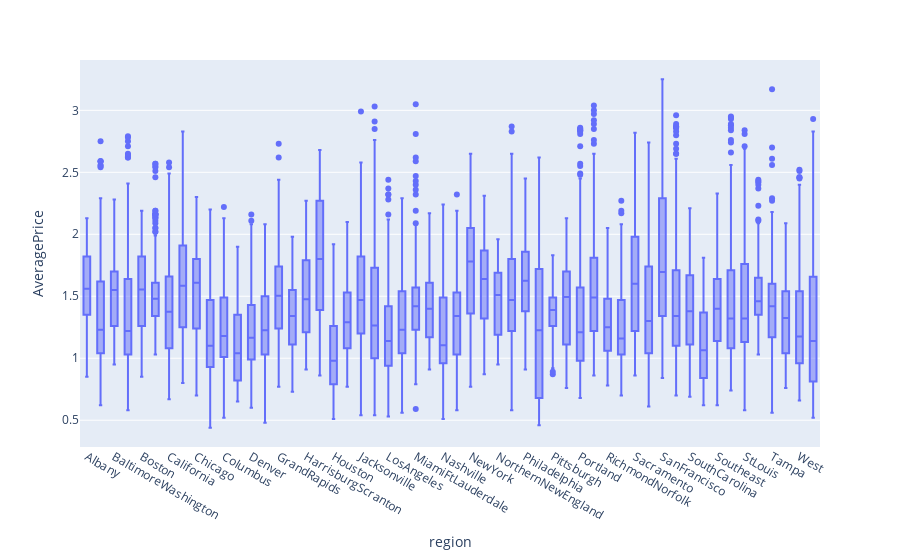

The notebook cell this image was saved under:
### Markdown cell above
Jika dilihat dari total volume yang terjual, terlihat sepertinya avocado memiliki "outliers" yang cukup banyak dan jauh dari IQR sampai boxplotnya sendiri tidak terlihat.

### Code cell
# Menampilkan boxplot untuk atribut yang memiliki banyak unique values (seperti region) terhadap average price
fig = px.box(avocado_df, x='region', y='AveragePrice')
fig.show()

### Figure 1 — Plotly figure (JSON) as saved in the notebook; plotly's stock layout.template omitted (floating-point values rounded to 4 significant figures; data arrays with more than 128 entries replaced by an {"elided": "..."} marker saying what was removed)
{"data": [{"alignmentgroup": "True", "hovertemplate": "region=%{x}<br>AveragePrice=%{y}<extra></extra>", "legendgroup": "", "marker": {"color": "#636efa"}, "name": "", "notched": false, "offsetgroup": "", "orientation": "v", "showlegend": false, "type": "box", "x": {"elided": "18249 str values"}, "x0": " ", "xaxis": "x", "y": {"elided": "18249 float values"}, "y0": " ", "yaxis": "y"}], "layout": {"boxmode": "group", "legend": {"tracegroupgap": 0}, "margin": {"t": 60}, "xaxis": {"anchor": "y", "domain": [0, 1], "title": {"text": "region"}}, "yaxis": {"anchor": "x", "domain": [0, 1], "title": {"text": "AveragePrice"}}}}
